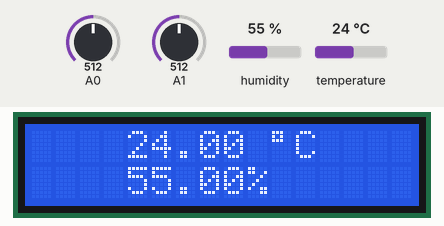
This sketch was run on a simulated Arduino Uno, built with avr-gcc and run on an emulated ATmega328P. Shown: 16×2 character LCD. Inputs (shaded band) come from the test bench; at power-on: humidity 55 %, temperature 24 °C, A0 = 512, A1 = 512. What the sketch prints to the serial monitor is not drawn.

Above: at 1.2 s.
1.3 s: humidity set to 22 %
At 2.2 s:
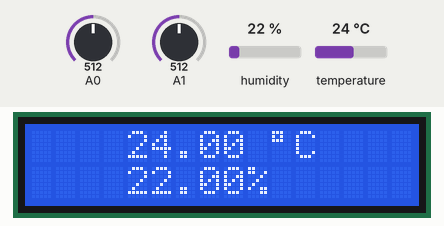
3.1 s: temperature set to 12 °C
At 3.6 s:
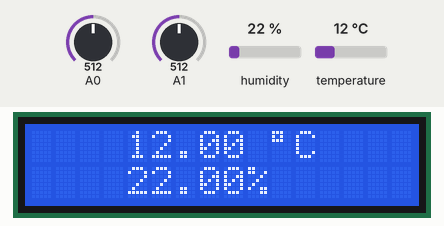
4.6 s: humidity set to 40 %
At 5.0 s:
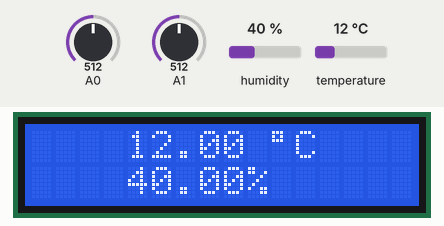
6.1 s: temperature set to 19 °C
At 7.6 s:
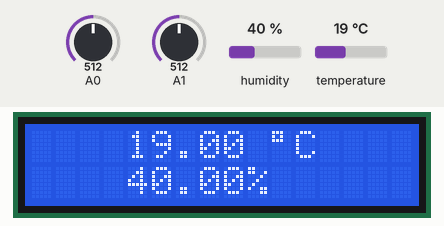
Timing chart, 0 to 8.7 s (numbered marks = the images above; inputs shaded):
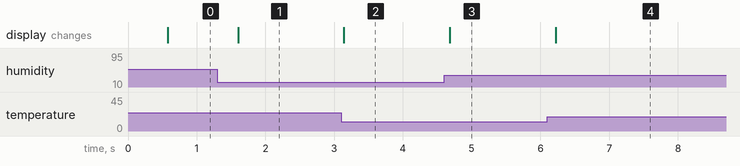

The sketch:

dht_lcd.ino
```cpp
#include <LiquidCrystal.h>
#include <Adafruit_Sensor.h>
#include <DHT.h>
#include <DHT_U.h>
#include <ArduinoJson.h>


// DHT Sensor information
#define DHTPIN 6
#define DHTTYPE    DHT11
DHT_Unified dht(DHTPIN, DHTTYPE);

uint32_t delayMS;

// LCD information
const int rs = 12, en = 11, d4 = 5, d5 = 4, d6 = 3, d7 = 2;
LiquidCrystal lcd(rs, en, d4, d5, d6, d7);


void setup() {
  // initialize serial communication at 9600 bits per second:
  Serial.begin(9600);
  dht.begin();
  lcd.begin(16, 2);
  // lcd.setCursor(4, 0);
  // lcd.print(" - Dim");

  sensor_t sensor;
  dht.temperature().getSensor(&sensor);
  dht.humidity().getSensor(&sensor);
  delayMS = sensor.min_delay / 1000;
}

void loop() {
  delay(500);
  sensors_event_t event;
  dht.temperature().getEvent(&event);
  DynamicJsonDocument jsonDoc(200);

  if (isnan(event.temperature)) {
    Serial.println(F("Error reading temperature!"));
  }
  else {

    lcd.clear();
    lcd.setCursor(4, 0);
    lcd.print(event.temperature);
    //lcd.print("   C");
    lcd.print( " \xDF" "C");
    jsonDoc["temperature"] = event.temperature;


  }
  // Get humidity event and print its value.
  dht.humidity().getEvent(&event);
  if (isnan(event.relative_humidity)) {
    Serial.println(F("Error reading humidity!"));
  }
  else {
    //Serial.print(F("Humidity: "));
    //Serial.print(event.relative_humidity);
    //Serial.println(F("%"));
    lcd.setCursor(4, 1);
    lcd.print(event.relative_humidity);
    lcd.print(F("%"));
    jsonDoc["humidity"] = event.relative_humidity;

  }
   // send to serial as json


    // Populate the JSON object
    jsonDoc["light"] = analogRead(A0);  // You can adjust the time for the second set
    jsonDoc["sound"] =  analogRead(A1);  // You can adjust the distance for the second set

    // Serialize the JSON object to a string
    String jsonData;
    serializeJson(jsonDoc, jsonData);

    // Send the JSON data over Bluetooth
    Serial.println(jsonData);

}
```

Measured:
- after the input at 1.3 s, the display: changes after 0.30 s (image 1)
- after the input at 3.1 s, the display: changes at once (image 2)
- after the input at 4.6 s, the display: changes after 0.08 s (image 3)
- after the input at 6.1 s, the display: changes after 0.12 s (image 4)
